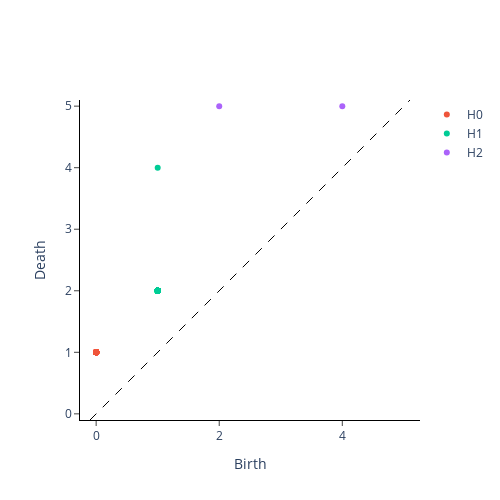

The notebook cell this image was saved under:
### Markdown cell above
## Generating non-orientable surfaces

We are going to consider different classical shapes: the real projective space and the Klein bottle.
The purpose of the second part of the tutorial is to define shapes via a distance matrix. We also add noise to the distance matrix: the main reason is not to have overlapping points in the persistence diagram.

Each of the topological spaces we are going to encounter will be sampled discretely. Afterwards, the Vietoris–Rips technique will be applied to the surface and the persistent homology groups will be computed.

### Code cell
# Compute the adjacency matrix of the grid points, with boundaries identified as in the real projective space
from sklearn.utils.graph_shortest_path import graph_shortest_path

# This functions prepares the grid matrix with boundary identification
def make_rp2_matrix(rows, cols):
    n = rows * cols
    M = np.zeros((n, n))
    for r in range(rows):
        for c in range(cols):
            i = r * cols + c
            # Two inner diagonals
            if c > 0: M[i - 1, i] = M[i, i - 1] = 1
            # Two outer diagonals
            if r > 0: M[i - cols, i] = M[i,i - cols] = 1
            # vertical twisted boundary identification
            if c == 0: M[n-i-1, i] = M[i, n - i - 1] = 1
            # horizontal twisted boundary identification
            if r == 0: M[n - i - 1, i] = M[i, n - i - 1] = 1
                
    return M

M = make_rp2_matrix(10, 10)

# Compute the distance matrix of the points over the Klein bottle

rp2 = graph_shortest_path(M)

VietorisRipsPersistence(metric='precomputed', homology_dimensions=[0, 1, 2]).fit_transform_plot([rp2]);

### Figure 1 — Plotly figure (JSON) as saved in the notebook; plotly's stock layout.template omitted (floating-point values rounded to 4 significant figures)
{"data": [{"hoverinfo": "none", "line": {"color": "black", "dash": "dash", "width": 1}, "mode": "lines", "showlegend": false, "type": "scatter", "x": [-0.1, 5.1], "y": [-0.1, 5.1]}, {"hoverinfo": "text", "hovertext": ["(0.0, 1.0), multiplicity: 99", "(0.0, 1.0), multiplicity: 99", "(0.0, 1.0), multiplicity: 99", "(0.0, 1.0), multiplicity: 99", "(0.0, 1.0), multiplicity: 99", "(0.0, 1.0), multiplicity: 99", "(0.0, 1.0), multiplicity: 99", "(0.0, 1.0), multiplicity: 99", "(0.0, 1.0), multiplicity: 99", "(0.0, 1.0), multiplicity: 99", "(0.0, 1.0), multiplicity: 99", "(0.0, 1.0), multiplicity: 99", "(0.0, 1.0), multiplicity: 99", "(0.0, 1.0), multiplicity: 99", "(0.0, 1.0), multiplicity: 99", "(0.0, 1.0), multiplicity: 99", "(0.0, 1.0), multiplicity: 99", "(0.0, 1.0), multiplicity: 99", "(0.0, 1.0), multiplicity: 99", "(0.0, 1.0), multiplicity: 99", "(0.0, 1.0), multiplicity: 99", "(0.0, 1.0), multiplicity: 99", "(0.0, 1.0), multiplicity: 99", "(0.0, 1.0), multiplicity: 99", "(0.0, 1.0), multiplicity: 99", "(0.0, 1.0), multiplicity: 99", "(0.0, 1.0), multiplicity: 99", "(0.0, 1.0), multiplicity: 99", "(0.0, 1.0), multiplicity: 99", "(0.0, 1.0), multiplicity: 99", "(0.0, 1.0), multiplicity: 99", "(0.0, 1.0), multiplicity: 99", "(0.0, 1.0), multiplicity: 99", "(0.0, 1.0), multiplicity: 99", "(0.0, 1.0), multiplicity: 99", "(0.0, 1.0), multiplicity: 99", "(0.0, 1.0), multiplicity: 99", "(0.0, 1.0), multiplicity: 99", "(0.0, 1.0), multiplicity: 99", "(0.0, 1.0), multiplicity: 99", "(0.0, 1.0), multiplicity: 99", "(0.0, 1.0), multiplicity: 99", "(0.0, 1.0), multiplicity: 99", "(0.0, 1.0), multiplicity: 99", "(0.0, 1.0), multiplicity: 99", "(0.0, 1.0), multiplicity: 99", "(0.0, 1.0), multiplicity: 99", "(0.0, 1.0), multiplicity: 99", "(0.0, 1.0), multiplicity: 99", "(0.0, 1.0), multiplicity: 99", "(0.0, 1.0), multiplicity: 99", "(0.0, 1.0), multiplicity: 99", "(0.0, 1.0), multiplicity: 99", "(0.0, 1.0), multiplicity: 99", "(0.0, 1.0), multiplicity: 99", "(0.0, 1.0), multiplicity: 99", "(0.0, 1.0), multiplicity: 99", "(0.0, 1.0), multiplicity: 99", "(0.0, 1.0), multiplicity: 99", "(0.0, 1.0), multiplicity: 99", "(0.0, 1.0), multiplicity: 99", "(0.0, 1.0), multiplicity: 99", "(0.0, 1.0), multiplicity: 99", "(0.0, 1.0), multiplicity: 99", "(0.0, 1.0), multiplicity: 99", "(0.0, 1.0), multiplicity: 99", "(0.0, 1.0), multiplicity: 99", "(0.0, 1.0), multiplicity: 99", "(0.0, 1.0), multiplicity: 99", "(0.0, 1.0), multiplicity: 99", "(0.0, 1.0), multiplicity: 99", "(0.0, 1.0), multiplicity: 99", "(0.0, 1.0), multiplicity: 99", "(0.0, 1.0), multiplicity: 99", "(0.0, 1.0), multiplicity: 99", "(0.0, 1.0), multiplicity: 99", "(0.0, 1.0), multiplicity: 99", "(0.0, 1.0), multiplicity: 99", "(0.0, 1.0), multiplicity: 99", "(0.0, 1.0), multiplicity: 99", "(0.0, 1.0), multiplicity: 99", "(0.0, 1.0), multiplicity: 99", "(0.0, 1.0), multiplicity: 99", "(0.0, 1.0), multiplicity: 99", "(0.0, 1.0), multiplicity: 99", "(0.0, 1.0), multiplicity: 99", "(0.0, 1.0), multiplicity: 99", "(0.0, 1.0), multiplicity: 99", "(0.0, 1.0), multiplicity: 99", "(0.0, 1.0), multiplicity: 99", "(0.0, 1.0), multiplicity: 99", "(0.0, 1.0), multiplicity: 99", "(0.0, 1.0), multiplicity: 99", "(0.0, 1.0), multiplicity: 99", "(0.0, 1.0), multiplicity: 99", "(0.0, 1.0), multiplicity: 99", "(0.0, 1.0), multiplicity: 99", "(0.0, 1.0), multiplicity: 99", "(0.0, 1.0), multiplicity: 99"], "mode": "markers", "name": "H0", "type": "scatter", "x": [0, 0, 0, 0, 0, 0, 0, 0, 0, 0, 0, 0, 0, 0, 0, 0, 0, 0, 0, 0, 0, 0, 0, 0, 0, 0, 0, 0, 0, 0, 0, 0, 0, 0, 0, 0, 0, 0, 0, 0, 0, 0, 0, 0, 0, 0, 0, 0, 0, 0, 0, 0, 0, 0, 0, 0, 0, 0, 0, 0, 0, 0, 0, 0, 0, 0, 0, 0, 0, 0, 0, 0, 0, 0, 0, 0, 0, 0, 0, 0, 0, 0, 0, 0, 0, 0, 0, 0, 0, 0, 0, 0, 0, 0, 0, 0, 0, 0, 0], "y": [1, 1, 1, 1, 1, 1, 1, 1, 1, 1, 1, 1, 1, 1, 1, 1, 1, 1, 1, 1, 1, 1, 1, 1, 1, 1, 1, 1, 1, 1, 1, 1, 1, 1, 1, 1, 1, 1, 1, 1, 1, 1, 1, 1, 1, 1, 1, 1, 1, 1, 1, 1, 1, 1, 1, 1, 1, 1, 1, 1, 1, 1, 1, 1, 1, 1, 1, 1, 1, 1, 1, 1, 1, 1, 1, 1, 1, 1, 1, 1, 1, 1, 1, 1, 1, 1, 1, 1, 1, 1, 1, 1, 1, 1, 1, 1, 1, 1, 1]}, {"hoverinfo": "text", "hovertext": ["(1.0, 2.0), multiplicity: 98", "(1.0, 2.0), multiplicity: 98", "(1.0, 2.0), multiplicity: 98", "(1.0, 2.0), multiplicity: 98", "(1.0, 2.0), multiplicity: 98", "(1.0, 2.0), multiplicity: 98", "(1.0, 2.0), multiplicity: 98", "(1.0, 2.0), multiplicity: 98", "(1.0, 2.0), multiplicity: 98", "(1.0, 2.0), multiplicity: 98", "(1.0, 2.0), multiplicity: 98", "(1.0, 2.0), multiplicity: 98", "(1.0, 2.0), multiplicity: 98", "(1.0, 2.0), multiplicity: 98", "(1.0, 2.0), multiplicity: 98", "(1.0, 2.0), multiplicity: 98", "(1.0, 2.0), multiplicity: 98", "(1.0, 2.0), multiplicity: 98", "(1.0, 2.0), multiplicity: 98", "(1.0, 2.0), multiplicity: 98", "(1.0, 2.0), multiplicity: 98", "(1.0, 2.0), multiplicity: 98", "(1.0, 2.0), multiplicity: 98", "(1.0, 2.0), multiplicity: 98", "(1.0, 2.0), multiplicity: 98", "(1.0, 2.0), multiplicity: 98", "(1.0, 2.0), multiplicity: 98", "(1.0, 2.0), multiplicity: 98", "(1.0, 2.0), multiplicity: 98", "(1.0, 2.0), multiplicity: 98", "(1.0, 2.0), multiplicity: 98", "(1.0, 2.0), multiplicity: 98", "(1.0, 2.0), multiplicity: 98", "(1.0, 2.0), multiplicity: 98", "(1.0, 2.0), multiplicity: 98", "(1.0, 2.0), multiplicity: 98", "(1.0, 2.0), multiplicity: 98", "(1.0, 2.0), multiplicity: 98", "(1.0, 2.0), multiplicity: 98", "(1.0, 2.0), multiplicity: 98", "(1.0, 2.0), multiplicity: 98", "(1.0, 2.0), multiplicity: 98", "(1.0, 2.0), multiplicity: 98", "(1.0, 2.0), multiplicity: 98", "(1.0, 2.0), multiplicity: 98", "(1.0, 2.0), multiplicity: 98", "(1.0, 2.0), multiplicity: 98", "(1.0, 2.0), multiplicity: 98", "(1.0, 2.0), multiplicity: 98", "(1.0, 2.0), multiplicity: 98", "(1.0, 2.0), multiplicity: 98", "(1.0, 2.0), multiplicity: 98", "(1.0, 2.0), multiplicity: 98", "(1.0, 2.0), multiplicity: 98", "(1.0, 2.0), multiplicity: 98", "(1.0, 2.0), multiplicity: 98", "(1.0, 2.0), multiplicity: 98", "(1.0, 2.0), multiplicity: 98", "(1.0, 2.0), multiplicity: 98", "(1.0, 2.0), multiplicity: 98", "(1.0, 2.0), multiplicity: 98", "(1.0, 2.0), multiplicity: 98", "(1.0, 4.0)", "(1.0, 2.0), multiplicity: 98", "(1.0, 2.0), multiplicity: 98", "(1.0, 2.0), multiplicity: 98", "(1.0, 2.0), multiplicity: 98", "(1.0, 2.0), multiplicity: 98", "(1.0, 2.0), multiplicity: 98", "(1.0, 2.0), multiplicity: 98", "(1.0, 2.0), multiplicity: 98", "(1.0, 2.0), multiplicity: 98", "(1.0, 2.0), multiplicity: 98", "(1.0, 2.0), multiplicity: 98", "(1.0, 2.0), multiplicity: 98", "(1.0, 2.0), multiplicity: 98", "(1.0, 2.0), multiplicity: 98", "(1.0, 2.0), multiplicity: 98", "(1.0, 2.0), multiplicity: 98", "(1.0, 2.0), multiplicity: 98", "(1.0, 2.0), multiplicity: 98", "(1.0, 2.0), multiplicity: 98", "(1.0, 2.0), multiplicity: 98", "(1.0, 2.0), multiplicity: 98", "(1.0, 2.0), multiplicity: 98", "(1.0, 2.0), multiplicity: 98", "(1.0, 2.0), multiplicity: 98", "(1.0, 2.0), multiplicity: 98", "(1.0, 2.0), multiplicity: 98", "(1.0, 2.0), multiplicity: 98", "(1.0, 2.0), multiplicity: 98", "(1.0, 2.0), multiplicity: 98", "(1.0, 2.0), multiplicity: 98", "(1.0, 2.0), multiplicity: 98", "(1.0, 2.0), multiplicity: 98", "(1.0, 2.0), multiplicity: 98", "(1.0, 2.0), multiplicity: 98", "(1.0, 2.0), multiplicity: 98", "(1.0, 2.0), multiplicity: 98"], "mode": "markers", "name": "H1", "type": "scatter", "x": [1, 1, 1, 1, 1, 1, 1, 1, 1, 1, 1, 1, 1, 1, 1, 1, 1, 1, 1, 1, 1, 1, 1, 1, 1, 1, 1, 1, 1, 1, 1, 1, 1, 1, 1, 1, 1, 1, 1, 1, 1, 1, 1, 1, 1, 1, 1, 1, 1, 1, 1, 1, 1, 1, 1, 1, 1, 1, 1, 1, 1, 1, 1, 1, 1, 1, 1, 1, 1, 1, 1, 1, 1, 1, 1, 1, 1, 1, 1, 1, 1, 1, 1, 1, 1, 1, 1, 1, 1, 1, 1, 1, 1, 1, 1, 1, 1, 1, 1], "y": [2, 2, 2, 2, 2, 2, 2, 2, 2, 2, 2, 2, 2, 2, 2, 2, 2, 2, 2, 2, 2, 2, 2, 2, 2, 2, 2, 2, 2, 2, 2, 2, 2, 2, 2, 2, 2, 2, 2, 2, 2, 2, 2, 2, 2, 2, 2, 2, 2, 2, 2, 2, 2, 2, 2, 2, 2, 2, 2, 2, 2, 2, 4, 2, 2, 2, 2, 2, 2, 2, 2, 2, 2, 2, 2, 2, 2, 2, 2, 2, 2, 2, 2, 2, 2, 2, 2, 2, 2, 2, 2, 2, 2, 2, 2, 2, 2, 2, 2]}, {"hoverinfo": "text", "hovertext": ["(4.0, 5.0)", "(2.0, 5.0)"], "mode": "markers", "name": "H2", "type": "scatter", "x": [4, 2], "y": [5, 5]}], "layout": {"height": 500, "plot_bgcolor": "white", "width": 500, "xaxis": {"autorange": false, "domain": [0, 1], "exponentformat": "e", "linecolor": "black", "linewidth": 1, "mirror": false, "range": [-0.2463, 5.246], "showexponent": "all", "showline": true, "side": "bottom", "ticks": "outside", "title": {"text": "Birth"}, "type": "linear", "zeroline": true}, "yaxis": {"autorange": false, "domain": [0, 1], "exponentformat": "e", "linecolor": "black", "linewidth": 1, "mirror": false, "range": [-0.1, 5.1], "scaleanchor": "x", "scaleratio": 1, "showexponent": "all", "showline": true, "side": "left", "ticks": "outside", "title": {"text": "Death"}, "type": "linear", "zeroline": true}}}
